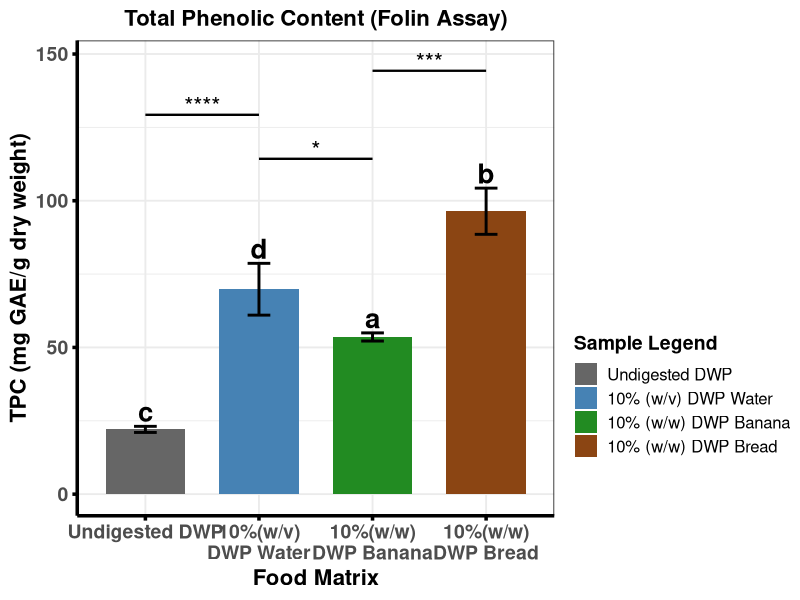
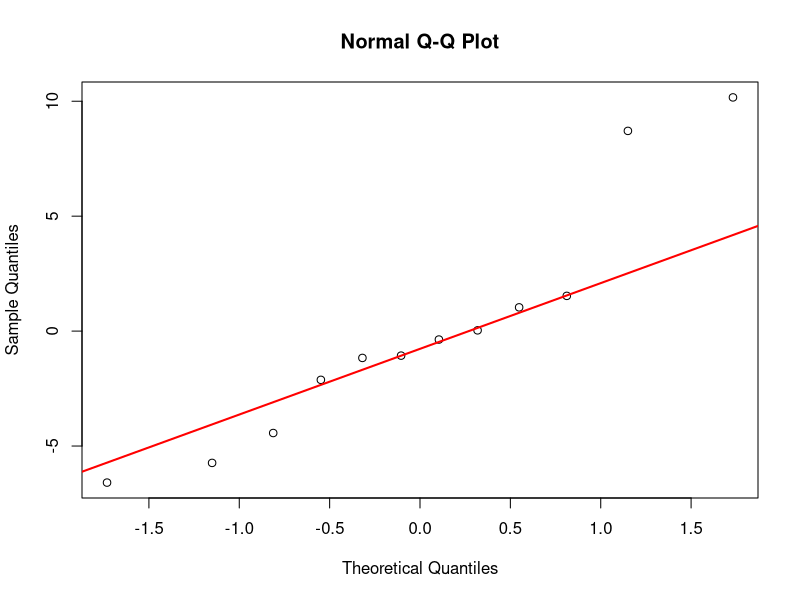
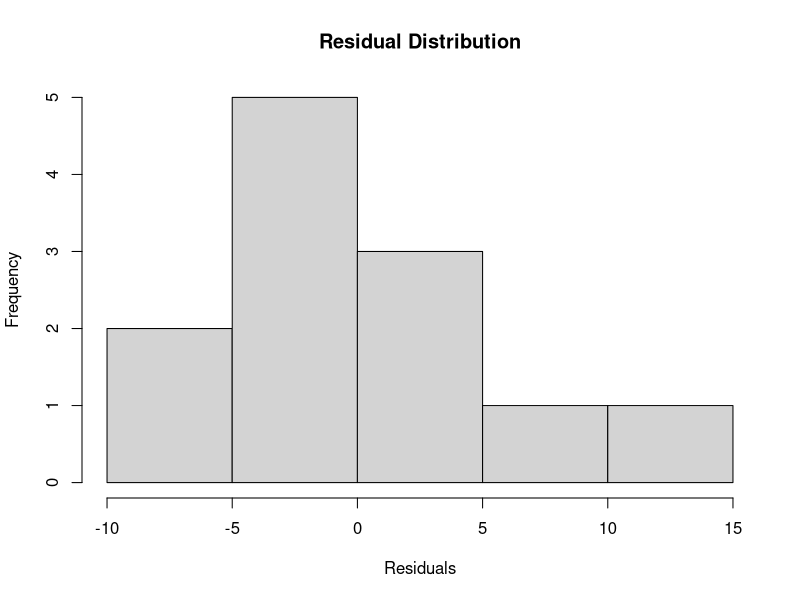
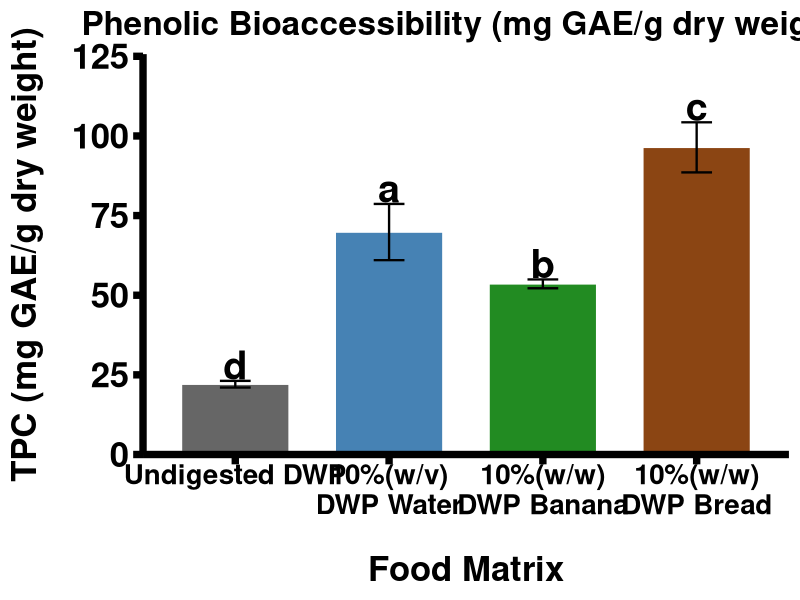
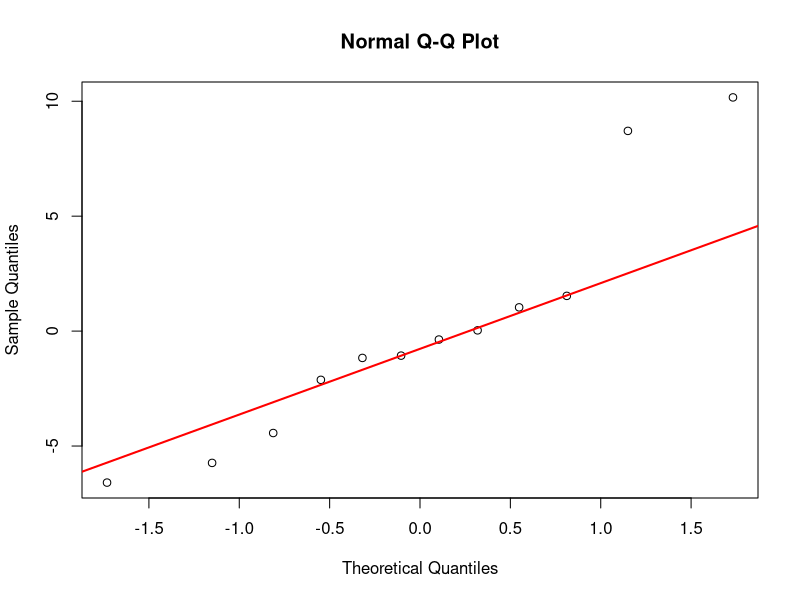
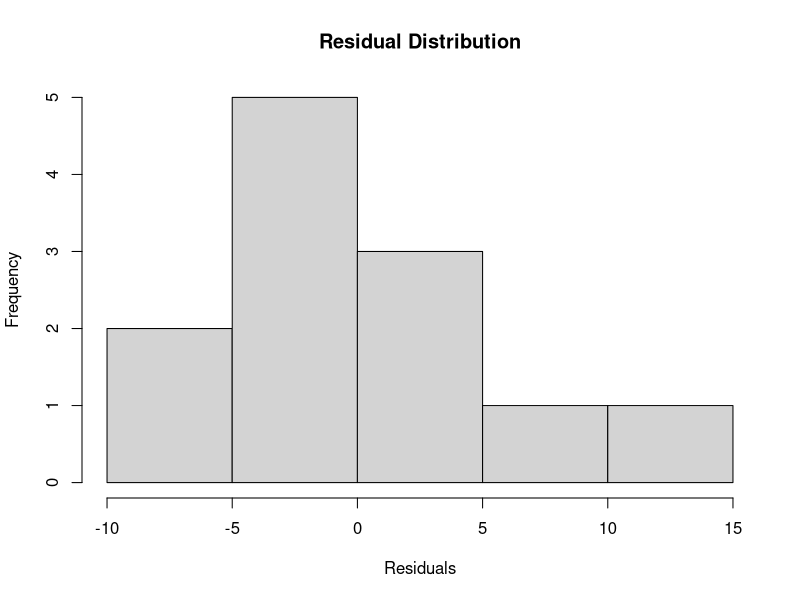

R code for these plots, in order:
#This Code is made by Maruf Raihan (PhD,NICHE,Ulster)for Folin data statistical analysis and visual presentation


library(dplyr)
library(ggplot2)
library(multcompView)

# -----------------------------
# Raw data
# -----------------------------
TPC <- c(
  22.1, 21.0, 23.1,        # Undigested DWP
  80.0, 65.4, 64.1,        # 10%(w/v)\nDWP Water
  52.4, 55.1, 53.2,        # 10%(w/w)\nDWP Banana
  105.13, 89.83, 94.30     # 10%(w/w)\nDWP Bread
)

group <- factor(rep(c("Undigested DWP", "10%(w/v)\nDWP Water", "10%(w/w)\nDWP Banana", "10%(w/w)\nDWP Bread"), each = 3))
df <- data.frame(TPC, group)

# -----------------------------
# ANOVA + Tukey
# -----------------------------
anova_result <- aov(TPC ~ group, data = df)
tukey <- TukeyHSD(anova_result)

# Extract p-values
pvals <- tukey$group[, "p adj"]
names(pvals) <- rownames(tukey$group)

# -----------------------------
# Tukey LETTERS (NEW)
# -----------------------------
letters <- multcompLetters(pvals)$Letters
letters_df <- data.frame(
  Sample = names(letters),
  Letter = letters
)

# -----------------------------
# Summary table (means + SD)
# -----------------------------
df_summary <- df %>%
  group_by(group) %>%
  summarise(
    Mean = mean(TPC),
    SD   = sd(TPC),
    .groups = "drop"
  )

df_summary$Sample <- factor(df_summary$group,
                            levels = c("Undigested DWP", "10%(w/v)\nDWP Water", "10%(w/w)\nDWP Banana", "10%(w/w)\nDWP Bread"))

# Merge Tukey letters into summary
df_summary <- merge(df_summary, letters_df, by.x = "Sample", by.y = "Sample")

# -----------------------------
# Function: convert p-value → asterisks
# -----------------------------
p_to_star <- function(p) {
  if (p < 0.0001) return("****")
  if (p < 0.001)  return("***")
  if (p < 0.01)   return("**")
  if (p < 0.05)   return("*")
  return("ns")
}

# -----------------------------
# Build automatic bracket table
# -----------------------------
comparisons <- data.frame(
  comp = names(pvals),
  p = pvals,
  stars = sapply(pvals, p_to_star)
)

# Split "A-B" into two groups
comparisons <- comparisons %>%
  mutate(
    g1 = sub("-.*", "", comp),
    g2 = sub(".*-", "", comp)
  )

# -----------------------------
# REMOVE ONLY:
# Undigested DWP – 10%(w/w)\nDWP Banana
# Undigested DWP – 10%(w/w) \nDWP Bread
# 10%(w/v)\nDWP Water – 10%(w/w) \nDWP Bread
# -----------------------------
remove_comps <- c(
  "Undigested DWP-10%(w/w)\nDWP Banana",
  "10%(w/w)\nDWP Banana-Undigested DWP",
  "10%(w/v)\nDWP Water-10%(w/w)\nDWP Bread",
  "10%(w/w)\nDWP Bread-10%(w/v)\nDWP Water",
  "Undigested DWP-10%(w/w)\nDWP Bread"
)

comparisons <- comparisons %>%
  filter(!(comp %in% remove_comps))

# -----------------------------
# Assign bracket height automatically
# -----------------------------
max_y <- max(df_summary$Mean + df_summary$SD)
comparisons$y <- seq(max_y + 10, max_y + 10 + 15*(nrow(comparisons)-1), by = 15)

# -----------------------------
# ggplot
# -----------------------------
p <- ggplot(df_summary, aes(x = Sample, y = Mean, fill = Sample)) +
  geom_col(width = 0.7) +
  geom_errorbar(aes(ymin = Mean - SD, ymax = Mean + SD),
                width = 0.2, linewidth = 1) +
  
  # -----------------------------
# ADD TUKEY LETTERS ABOVE BARS
# -----------------------------
geom_text(
  aes(label = Letter, y = Mean + SD + 5),
  size = 7,
  fontface = "bold"
) +
  
  scale_fill_manual(
    values = c("Undigested DWP" = "grey40",
               "10%(w/v)\nDWP Water"   = "steelblue",
               "10%(w/w)\nDWP Banana"  = "forestgreen",
               "10%(w/w)\nDWP Bread"   = "saddlebrown"),
    labels = c(
      "Undigested DWP",
      "10% (w/v) DWP Water",
      "10% (w/w) DWP Banana",
      "10% (w/w) DWP Bread"
    ),
    name = "Sample Legend"
  ) +
  
  theme_bw(base_size = 14) +
  theme(
    legend.position = "right",
    legend.margin = margin(t = 170),      # push legend downward
    legend.title = element_text(size = 14, face = "bold"),
    legend.text  = element_text(size = 12),
    plot.title = element_text(size = 16, face = "bold", hjust = 0.5),
    axis.text.x = element_text(size = 14, face = "bold"),
    axis.text.y = element_text(size = 14, face = "bold"),
    axis.title.x = element_text(size = 16, face = "bold"),
    axis.title.y = element_text(size = 16, face = "bold"),
    axis.line = element_line(colour = "black", linewidth = 1.2),
    axis.ticks = element_line(colour = "black", linewidth = 1.2)
  ) +
  labs(
    title = "Total Phenolic Content (Folin Assay)",
    x = "Food Matrix",
    y = "TPC (mg GAE/g dry weight)"
  )

# -----------------------------
# Add automatic brackets + asterisks
# -----------------------------
for (i in 1:nrow(comparisons)) {
  g1 <- comparisons$g1[i]
  g2 <- comparisons$g2[i]
  y  <- comparisons$y[i]
  stars <- comparisons$stars[i]
  
  x1 <- which(levels(df_summary$Sample) == g1)
  x2 <- which(levels(df_summary$Sample) == g2)
  
  p <- p +
    annotate("segment", x = x1, xend = x2, y = y, yend = y, linewidth = 0.8) +
    annotate("text", x = (x1 + x2)/2, y = y + 3, label = stars, size = 6)
}

print(p)

# -----------------------------
# Console output
# -----------------------------
cat("\n=== DESCRIPTIVE STATS + TUKEY LETTERS ===\n")
print(df_summary)

cat("\n=== ANOVA SUMMARY ===\n")
print(summary(anova_result))

cat("\n=== TUKEY POST-HOC ===\n")
print(tukey)

cat("\n=== SIGNIFICANCE STARS USED IN PLOT ===\n")
print(comparisons[, c("comp", "p", "stars")])


# ---------------------------------------------------------
# ANOVA ASSUMPTION CHECKS
# ---------------------------------------------------------

# Residuals from ANOVA model
res <- residuals(anova_result)

# Shapiro-Wilk normality test
shapiro.test(res)

# Q-Q plot
qqnorm(res)
qqline(res, col = "red", lwd = 2)

# Histogram of residuals
hist(res,
     main = "Residual Distribution",
     xlab = "Residuals")

# Homogeneity of variance
library(car)

leveneTest(TPC ~ group, data = df)


#Methods

#Assumptions of normality and homogeneity of variance were assessed using the Shapiro-Wilk and Levene's tests, respectively. Differences among food matrices were evaluated by one-way ANOVA followed by Tukey's HSD post hoc test (p < 0.05).

#Results (if reporting assumptions)

#Residuals were normally distributed (Shapiro-Wilk: W = 0.89699, p = 0.1451), supporting the use of parametric analyses.
#In your thesis, if an examiner asks why you checked residuals rather than raw values, the short answer is:

#ANOVA assumes that model residuals are normally distributed within treatments. Therefore, normality was assessed using the residuals from the fitted ANOVA model rather than the pooled raw observations
#ANOVA asks:

#"Are the differences between groups larger than the random variation within groups?"

#Therefore the distribution that matters is the distribution of the within-group random variation, i.e., the residuals.



#NAPIC 2026

#NAPIC 2026

# =====================================================================
# FOLIN DATA ANALYSIS + PUBLICATION-QUALITY BAR PLOT
# Author: Maruf Raihan (PhD, NICHE, Ulster)
# =====================================================================

library(dplyr)
library(ggplot2)
library(multcompView)
library(grid)
library(car)

# -----------------------------
# 1. RAW DATA
# -----------------------------

TPC <- c(
  22.1, 21.0, 23.1,         # Undigested DWP
  80.0, 65.4, 64.1,         # Water
  52.4, 55.1, 53.2,         # Banana
  105.13, 89.83, 94.30      # Bread
)

group <- factor(
  rep(
    c(
      "Undigested DWP",
      "10%(w/v)\nDWP Water",
      "10%(w/w)\nDWP Banana",
      "10%(w/w)\nDWP Bread"
    ),
    each = 3
  ),
  levels = c(
    "Undigested DWP",
    "10%(w/v)\nDWP Water",
    "10%(w/w)\nDWP Banana",
    "10%(w/w)\nDWP Bread"
  )
)

df <- data.frame(TPC, group)

# -----------------------------
# 2. ANOVA + TUKEY
# -----------------------------

anova_result <- aov(TPC ~ group, data = df)

tukey <- TukeyHSD(anova_result)

# Extract p-values
pvals <- tukey$group[, "p adj"]
names(pvals) <- rownames(tukey$group)

# -----------------------------
# 3. TUKEY LETTERS
# -----------------------------

letters <- multcompLetters(pvals)$Letters

letters_df <- data.frame(
  Sample = names(letters),
  Letter = letters
)

# -----------------------------
# 4. SUMMARY TABLE
# -----------------------------

df_summary <- df %>%
  group_by(group) %>%
  summarise(
    Mean = mean(TPC),
    SD = sd(TPC),
    .groups = "drop"
  )

df_summary$Sample <- factor(
  df_summary$group,
  levels = c(
    "Undigested DWP",
    "10%(w/v)\nDWP Water",
    "10%(w/w)\nDWP Banana",
    "10%(w/w)\nDWP Bread"
  )
)

df_summary <- merge(
  df_summary,
  letters_df,
  by.x = "Sample",
  by.y = "Sample"
)


# -----------------------------
# 7. PUBLICATION-QUALITY PLOT
# -----------------------------

p <- ggplot(
  df_summary,
  aes(
    x = Sample,
    y = Mean,
    fill = Sample
  )
) +
  
  geom_col(
    width = 0.7,
    colour = "white"
  ) +
  
  geom_errorbar(
    aes(
      ymin = Mean - SD,
      ymax = Mean + SD
    ),
    width = 0.2,
    linewidth = 0.8
  ) +
  
  geom_text(
    aes(
      label = Letter,
      y = Mean + SD + 5
    ),
    size = 10,
    fontface = "bold"
  ) +
  
  scale_fill_manual(
    values = c(
      "Undigested DWP" = "grey40",
      "10%(w/v)\nDWP Water" = "steelblue",
      "10%(w/w)\nDWP Banana" = "forestgreen",
      "10%(w/w)\nDWP Bread" = "saddlebrown"
    )
  ) +
  
  scale_y_continuous(
    expand = expansion(mult = c(0, 0.15))
  ) +
  
  labs(
    title = "Phenolic Bioaccessibility (mg GAE/g dry weight)",
    x = "Food Matrix",
    y = "TPC (mg GAE/g dry weight)"
  ) +
  
  theme_classic(base_size = 16) +
  
  theme(
    
    legend.position = "none",
    
    panel.background = element_rect(
      fill = "white",
      colour = NA
    ),
    
    plot.background = element_rect(
      fill = "white",
      colour = NA
    ),
    
    plot.title = element_text(
      size = 24,
      face = "bold",
      hjust = 0.5
    ),
    
    axis.text.x = element_text(
      size = 20,
      face = "bold",
      margin = margin(b = 5),
      colour = "black"
    ),
    
    axis.text.y = element_text(
      size = 25,
      face = "bold",
      colour = "black"
    ),
    
    axis.title.x = element_text(
      size = 25,
      face = "bold",
      margin = margin(t = 20)
    ),
    
    axis.title.y = element_text(
      size = 25,
      face = "bold",
      margin = margin(r = 20)
    ),
    
    axis.line = element_line(
      colour = "black",
      linewidth = 2.5
    ),
    
    axis.ticks = element_line(
      colour = "black",
      linewidth = 2.5
    ),
    
    axis.ticks.length = unit(0.25, "cm"),
    
    panel.grid.major = element_blank(),
    panel.grid.minor = element_blank()
  )

# -----------------------------
# 9. PRINT PLOT
# -----------------------------

print(p)

# -----------------------------
# 10. STATISTICAL OUTPUT
# -----------------------------

cat("\n=== DESCRIPTIVE STATS + TUKEY LETTERS ===\n")
print(df_summary)

cat("\n=== ANOVA SUMMARY ===\n")
print(summary(anova_result))

cat("\n=== TUKEY POST-HOC ===\n")
print(tukey)

cat("\n=== SIGNIFICANCE STARS USED IN PLOT ===\n")
print(comparisons[, c("comp", "p", "stars")])

# -----------------------------
# 11. ASSUMPTION CHECKS
# -----------------------------

res <- residuals(anova_result)

shapiro.test(res)

qqnorm(res)
qqline(res, col = "red", lwd = 2)

hist(
  res,
  main = "Residual Distribution",
  xlab = "Residuals"
)

leveneTest(
  TPC ~ group,
  data = df
)
